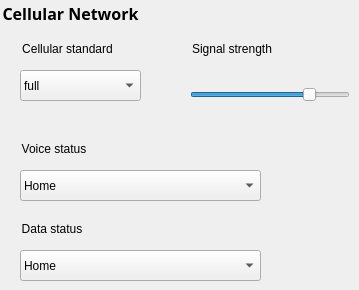
   <widget class="QWidget" name="cellular_page">
    <widget class="QGroupBox" name="cell_groupBox">
     <property name="geometry">
      <rect>
       <x>0</x>
       <y>0</y>
       <width>181</width>
       <height>31</height>
      </rect>
     </property>
     <property name="font">
      <font>
       <family>Sans Serif</family>
       <pointsize>12</pointsize>
       <weight>75</weight>
       <bold>true</bold>
      </font>
     </property>
     <property name="styleSheet">
      <string notr="true">border: 0px;</string>
     </property>
     <property name="title">
      <string>Cellular Network</string>
     </property>
    </widget>
    <widget class="QComboBox" name="cell_dataStatusBox">
     <property name="geometry">
      <rect>
       <x>20</x>
       <y>250</y>
       <width>241</width>
       <height>31</height>
      </rect>
     </property>
     <property name="styleSheet">
      <string notr="true">padding: 3px 3px 3px 3px;</string>
     </property>
     <item>
      <property name="text">
       <string>Home</string>
      </property>
     </item>
     <item>
      <property name="text">
       <string>Roaming</string>
      </property>
     </item>
     <item>
      <property name="text">
       <string>Searching</string>
      </property>
     </item>
     <item>
      <property name="text">
       <string>Denied</string>
      </property>
     </item>
     <item>
      <property name="text">
       <string>Unregistered (off)</string>
      </property>
     </item>
    </widget>
    <widget class="QGroupBox" name="cell_dStatusGroupBox">
     <property name="geometry">
      <rect>
       <x>20</x>
       <y>220</y>
       <width>91</width>
       <height>21</height>
      </rect>
     </property>
     <property name="font">
      <font>
       <pointsize>9</pointsize>
       <weight>50</weight>
       <bold>false</bold>
      </font>
     </property>
     <property name="styleSheet">
      <string notr="true">border: 0px;</string>
     </property>
     <property name="title">
      <string>Data status</string>
     </property>
    </widget>
    <widget class="QComboBox" name="cell_voiceStatusBox">
     <property name="geometry">
      <rect>
       <x>20</x>
       <y>170</y>
       <width>241</width>
       <height>31</height>
      </rect>
     </property>
     <property name="styleSheet">
      <string notr="true">padding: 3px 3px 3px 3px;</string>
     </property>
     <item>
      <property name="text">
       <string>Home</string>
      </property>
     </item>
     <item>
      <property name="text">
       <string>Roaming</string>
      </property>
     </item>
     <item>
      <property name="text">
       <string>Searching</string>
      </property>
     </item>
     <item>
      <property name="text">
       <string>Denied (emergency calls only)</string>
      </property>
     </item>
     <item>
      <property name="text">
       <string>Unregistered (off)</string>
      </property>
     </item>
    </widget>
    <widget class="QGroupBox" name="cell_vStatusGroupBox">
     <property name="geometry">
      <rect>
       <x>20</x>
       <y>140</y>
       <width>111</width>
       <height>21</height>
      </rect>
     </property>
     <property name="font">
      <font>
       <pointsize>9</pointsize>
       <weight>50</weight>
       <bold>false</bold>
      </font>
     </property>
     <property name="styleSheet">
      <string notr="true">border: 0px;</string>
     </property>
     <property name="title">
      <string>Voice status</string>
     </property>
    </widget>
    <widget class="QSlider" name="cell_signalStrengthSlider">
     <property name="geometry">
      <rect>
       <x>190</x>
       <y>80</y>
       <width>160</width>
       <height>29</height>
      </rect>
     </property>
     <property name="maximum">
      <number>31</number>
     </property>
     <property name="pageStep">
      <number>5</number>
     </property>
     <property name="value">
      <number>24</number>
     </property>
     <property name="orientation">
      <enum>Qt::Horizontal</enum>
     </property>
     <property name="tickPosition">
      <enum>QSlider::NoTicks</enum>
     </property>
     <property name="tickInterval">
      <number>0</number>
     </property>
    </widget>
    <widget class="QGroupBox" name="cell_strengthGroupBox">
     <property name="geometry">
      <rect>
       <x>190</x>
       <y>40</y>
       <width>111</width>
       <height>31</height>
      </rect>
     </property>
     <property name="font">
      <font>
       <pointsize>9</pointsize>
       <weight>50</weight>
       <bold>false</bold>
      </font>
     </property>
     <property name="styleSheet">
      <string notr="true">border: 0px;</string>
     </property>
     <property name="title">
      <string>Signal strength</string>
     </property>
    </widget>
    <widget class="QComboBox" name="cell_standardBox">
     <property name="geometry">
      <rect>
       <x>20</x>
       <y>70</y>
       <width>121</width>
       <height>31</height>
      </rect>
     </property>
     <property name="styleSheet">
      <string notr="true">padding: 3px 3px 3px 3px;</string>
     </property>
     <property name="currentIndex">
      <number>6</number>
     </property>
     <item>
      <property name="text">
       <string>GSM</string>
      </property>
     </item>
     <item>
      <property name="text">
       <string>HSCSD</string>
      </property>
     </item>
     <item>
      <property name="text">
       <string>GPRS</string>
      </property>
     </item>
     <item>
      <property name="text">
       <string>EDGE</string>
      </property>
     </item>
     <item>
      <property name="text">
       <string>UMTS</string>
      </property>
     </item>
     <item>
      <property name="text">
       <string>HSDPA</string>
      </property>
     </item>
     <item>
      <property name="text">
       <string>full</string>
      </property>
     </item>
    </widget>
    <widget class="QGroupBox" name="cell_stdGroupBox">
     <property name="geometry">
      <rect>
       <x>20</x>
       <y>40</y>
       <width>131</width>
       <height>31</height>
      </rect>
     </property>
     <property name="font">
      <font>
       <pointsize>9</pointsize>
       <weight>50</weight>
       <bold>false</bold>
      </font>
     </property>
     <property name="styleSheet">
      <string notr="true">border: 0px;</string>
     </property>
     <property name="title">
      <string>Cellular standard</string>
     </property>
    </widget>
   </widget>
